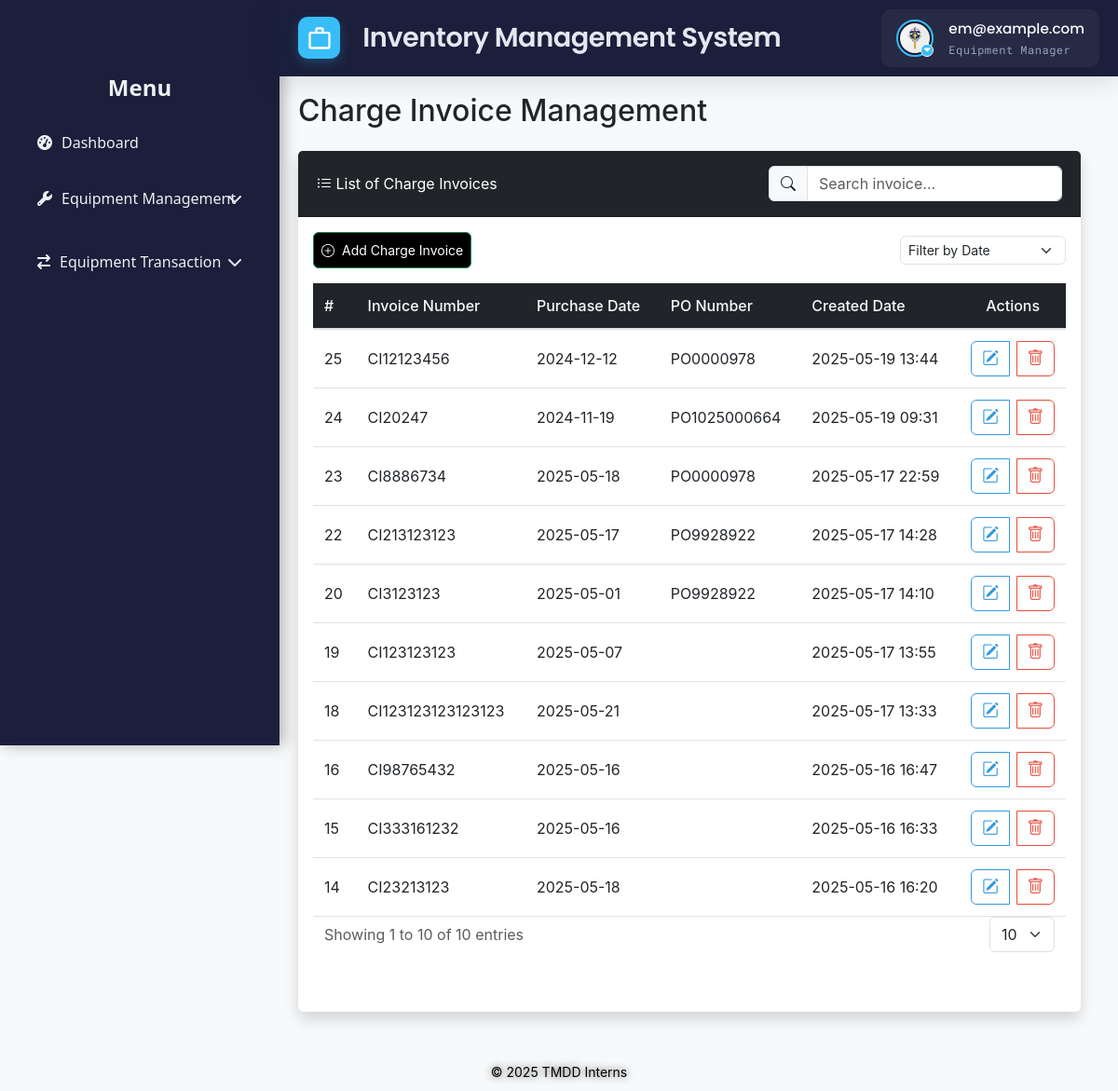
Page /src/view/php/modules/equipment_transactions/charge_invoice.php (signed in) on the committed database.
### tables this page shows
CREATE TABLE `charge_invoice` (
  `id` int(11) NOT NULL,
  `invoice_no` varchar(20) DEFAULT NULL,
  `date_of_purchase` date NOT NULL,
  `po_no` varchar(20) DEFAULT NULL,
  `date_created` datetime DEFAULT current_timestamp(),
  `is_disabled` tinyint(1) NOT NULL DEFAULT 0
);

### src/control/RBACService.php (called while the page is built, shortened)
<?php
final class RBACService
{
    private array $privileges = [];
    public function __construct(
        private \PDO $pdo,
        int $userId
    ) {
        $this->loadUserPrivileges($userId);
    }
    private function loadUserPrivileges(int $userId): void
    {
        $sql = <<<'SQL'
        SELECT
          m.module_name,
          p.priv_name
        FROM user_department_roles ur
        JOIN roles r
          ON ur.role_id = r.id
         AND r.is_disabled = 0
        JOIN role_module_privileges rmp
          ON rmp.role_id = r.id
        JOIN modules m
          ON rmp.module_id = m.id
        JOIN privileges p
          ON rmp.privilege_id = p.id
         AND p.is_disabled = 0
       WHERE ur.user_id = ?
    SQL;
        $stmt = $this->pdo->prepare($sql);
        $stmt->execute([$userId]);
        while ($row = $stmt->fetch(\PDO::FETCH_ASSOC)) {
            $this->privileges[$row['module_name']][] = $row['priv_name'];
        }
    }
    public function hasPrivilege(string $module, string $priv): bool
    {
        return isset($this->privileges[$module])
            && in_array($priv, $this->privileges[$module], true);
    }
}

### src/view/php/modules/equipment_transactions/charge_invoice.php (the view, shortened to what this page needs)
<?php
require_once '../../../../../config/ims-tmdd.php';
include '../../general/header.php';
$rbac = new RBACService($pdo, $_SESSION['user_id']);
$rbac->requirePrivilege('Equipment Transactions', 'View');
$canCreate = $rbac->hasPrivilege('Equipment Transactions', 'Create');
$canModify = $rbac->hasPrivilege('Equipment Transactions', 'Modify');
$canDelete = $rbac->hasPrivilege('Equipment Transactions', 'Remove');
if (isset($_SESSION['user_id'])) {
    $pdo->exec("SET @current_user_id = " . (int)$_SESSION['user_id']);
    $pdo->exec("SET @current_module = 'Charge Invoice'");
} else {
    $pdo->exec("SET @current_user_id = NULL");
    $pdo->exec("SET @current_module = NULL");
}
$ipAddress = $_SERVER['REMOTE_ADDR'];
$pdo->exec("SET @current_ip = '" . $ipAddress . "'");
$errors = $_SESSION['errors']  ?? [];
try {
    $stmt = $pdo->prepare("
        SELECT
            ci.*,
            po.date_of_order,
            po.no_of_units,
            po.item_specifications
        FROM charge_invoice AS ci
        LEFT JOIN purchase_order AS po
            ON ci.po_no = po.po_no
        WHERE
            ci.is_disabled = 0
          AND (
                ci.po_no      IS NULL      -- no PO selected
             OR ci.po_no      = ''        -- empty string
             OR po.is_disabled = 0        -- PO exists and is not disabled
          )
        ORDER BY ci.id DESC
    ");
    $stmt->execute();
    $chargeInvoices = $stmt->fetchAll(PDO::FETCH_ASSOC);
} catch (PDOException $e) {
    $errors[] = "Error retrieving Charge Invoices: " . $e->getMessage();
}
?>
<!DOCTYPE html>
<html lang="en">
<head>
    <link href="https://cdn.jsdelivr.net/npm/bootstrap@5.3.0/dist/css/bootstrap.min.css" rel="stylesheet">
    <link href="https://cdn.jsdelivr.net/npm/bootstrap-icons@1.10.5/font/bootstrap-icons.css" rel="stylesheet">
    <link href="https://cdn.jsdelivr.net/npm/select2@4.1.0-rc.0/dist/css/select2.min.css" rel="stylesheet">
    <link href="../../../styles/css/equipment-transactions.css" rel="stylesheet">
</head>
<body>
    <?php include('../../general/sidebar.php'); ?>
    <div class="main-content">
        <h2 class="mb-4">Charge Invoice Management</h2>
        <div class="card shadow">
            <div class="card-header bg-dark text-white d-flex justify-content-between align-items-center">
                <span><i class="bi bi-list-ul"></i> List of Charge Invoices</span>
                <div class="input-group w-auto">
                    <span class="input-group-text"><i class="bi bi-search"></i></span>
                    <input type="text" id="searchInvoice" class="form-control" placeholder="Search invoice...">
                </div>
            </div>
            <div class="card-body p-3">
                <div class="d-flex justify-content-between align-items-center mb-3">
                    <?php if ($canCreate): ?>
                        <button type="button" class="btn btn-success btn-sm" data-bs-toggle="modal"
                            data-bs-target="#addInvoiceModal">
                            <i class="bi bi-plus-circle"></i> Add Charge Invoice
                        </button>
                    <?php else: ?>
                        <div></div>
                    <?php endif; ?>
                    <select class="form-select form-select-sm" id="dateFilter" style="width: auto;">
                        <option value="">Filter by Date</option>
                    </select>
                </div>
                <div class="table-responsive" id="table">
                    <table id="invoiceTable" class="table table-hover">
                        <thead class="table-dark">
                            <tr>
                                <th>#</th>
                                <th>Invoice Number</th>
                                <th>Purchase Date</th>
                                <th>PO Number</th>
                                <th>Created Date</th>
                                <th class="text-center">Actions</th>
                            </tr>
                        </thead>
                        <tbody>
                            <?php if (!empty($chargeInvoices)): ?>
                                <?php foreach ($chargeInvoices as $invoice): ?>
                                    <tr>
                                        <td><?php echo htmlspecialchars($invoice['id']); ?></td>
                                        <td><?php echo htmlspecialchars($invoice['invoice_no'] ?? ''); ?></td>
                                        <td><?php echo htmlspecialchars($invoice['date_of_purchase'] ?? ''); ?></td>
                                        <td><?php echo htmlspecialchars($invoice['po_no'] ?? ''); ?></td>
                                        <td><?php echo date('Y-m-d H:i', strtotime($invoice['date_created'] ?? '')); ?></td>
                                        <td class="text-center">
                                            <div class="btn-group" role="group">
                                                <?php if ($canModify): ?>
                                                    <a class="btn btn-sm btn-outline-primary edit-invoice"
                                                        data-id="<?php echo htmlspecialchars($invoice['id']); ?>"
                                                        data-invoice="<?php echo htmlspecialchars($invoice['invoice_no'] ?? ''); ?>"
                                                        data-date="<?php echo htmlspecialchars($invoice['date_of_purchase'] ?? ''); ?>"
                                                        data-po="<?php echo htmlspecialchars($invoice['po_no'] ?? ''); ?>">
                                                        <i class="bi bi-pencil-square"></i> <span>Edit</span>
                                                    </a>
                                                <?php endif; ?>
                                                <?php if ($canDelete): ?>
                                                    <a class="btn btn-sm btn-outline-danger delete-invoice"
                                                        data-id="<?php echo htmlspecialchars($invoice['id']); ?>"
                                                        href="#">
                                                        <i class="bi bi-trash"></i> <span>Remove</span>
                                                    </a>
                                                <?php endif; ?>
                                            </div>
                                        </td>
                                    </tr>
                                <?php endforeach; ?>
                            <?php else: ?>
                                <tr>
                                    <td colspan="6">No Charge Invoices found.</td>
                                </tr>
                            <?php endif; ?>
                        </tbody>
                    </table>
                    <div class="container-fluid">
                        <div class="row align-items-center g-3">
                            <div class="col-12 col-sm-auto">
                                <div class="text-muted">
                                    Showing <span id="currentPage">1</span> to <span id="rowsPerPage">20</span> of <span
                                        id="totalRows">100</span> entries
                                </div>
                            </div>
                            <div class="col-12 col-sm-auto ms-sm-auto">
                                <div class="d-flex align-items-center gap-2">
                                    <select id="rowsPerPageSelect" class="form-select" style="width: auto;">
                                        <option value="10" selected>10</option>
                                    </select>
                                </div>
                            </div>
                        </div>
                        <div class="row mt-3">
                            <div class="col-12">
                            </div>
                        </div>
                    </div>
                </div>
            </div>
        </div>
    </div>
    <div id="toastContainer" class="position-fixed bottom-0 end-0 p-3" style="z-index: 1055;"></div>
    <?php include '../../general/footer.php'; ?>
</body>
</html>

### src/view/styles/css/toast.css (style rules this page uses)
#toastContainer { position: fixed; bottom: 30px; right: 30px; z-index: 9999; width: 420px; pointer-events: none; }

### src/view/styles/css/header_footer.css (style rules this page uses)
* { margin: 0; padding: 0; box-sizing: border-box; }
body { background: #f5f7fb; }
.main-content { margin-left: 300px; padding-top: 70px; }

### src/view/styles/css/equipment-transactions.css (style rules this page uses)
:root { --primary-color: #2c3e50; --secondary-color: #3498db; --success-color: #2ecc71; --danger-color: #e74c3c; --warning-color: #f39c12; --info-color: #3498db; --light-color: #f8f9fa; --dark-color: #343a40; --bg-color: #f8f9fa; --text-color: #333333; --border-color: #dee2e6; --shadow-color: rgba(0, 0, 0, 0.1); --border-radius: 0.375rem; --transition-speed: 0.2s; --font-family: 'Inter', system-ui, -apple-system, sans-serif; }
body { font-family: var(--font-family); background-color: var(--bg-color); min-height: 100vh; padding-top: 80px; }
.main-content { margin-left: 300px; padding: 20px; width: calc(100vw - 320px); }
.card { border: none; box-shadow: 0 4px 12px var(--shadow-color); border-radius: var(--border-radius); margin-bottom: 1.5rem; }
.card-header { display: flex; justify-content: space-between; align-items: center; padding: 1rem 1.25rem; }
.card-body { padding: 1.25rem; }
.table { width: 100%; border-collapse: collapse; margin-bottom: 0; }
.table-responsive { overflow-x: auto; margin-bottom: 1rem; }
.table th { color: var(--light-color); font-weight: 500; vertical-align: middle; padding: 0.75rem; border-bottom: 2px solid var(--border-color); }
.table td { padding: 0.75rem; vertical-align: middle; border-top: 1px solid var(--border-color); }
.btn { border-radius: var(--border-radius); transition: all var(--transition-speed) ease-in-out; display: inline-flex; align-items: center; gap: 0.5rem; padding: 0.5rem 0.75rem; }
.btn-sm { padding: 0.5rem 0.5rem; font-size: 0.875rem; }
.edit-invoice, .edit-report, .edit-po, .delete-invoice, .delete-report, .remove-po { width: 38px; height: 38px; padding: 0; justify-content: center; }
.edit-invoice i, .edit-report i, .edit-po i, .delete-invoice i, .delete-report i, .remove-po i { font-size: 1.1rem; }
.btn-success { background-color: #000000; color: white; }
.btn-outline-primary { color: var(--secondary-color); border-color: var(--secondary-color); }
.btn-outline-danger { color: var(--danger-color); border-color: var(--danger-color); }
.btn-group { display: flex; gap: 0.5rem; }
.form-control, .form-select { border-radius: var(--border-radius); border: 1px solid var(--border-color); transition: border-color var(--transition-speed) ease-in-out, box-shadow var(--transition-speed) ease-in-out; }
.input-group { display: flex; align-items: center; }
.input-group-text { background-color: var(--light-color); border: 1px solid var(--border-color); border-radius: var(--border-radius); }
.mb-3 { margin-bottom: 1rem; }
.mb-4 { margin-bottom: 1.5rem; }
.mt-3 { margin-top: 1rem; }
.text-center { text-align: center; }
.d-flex { display: flex; }
.justify-content-between { justify-content: space-between; }
.align-items-center { align-items: center; }
.gap-2 { gap: 0.5rem; }

### src/view/styles/css/sidebar.css (style rules this page uses)
:root { --sidebar-bg-start: #2c3e50; --sidebar-bg-end: #34495e; --sidebar-text: #ecf0f1; --hover-bg: rgba(255, 255, 255, 0.1); }

### rows in the picture
charge_invoice: id "25", invoice_no "CI12123456", date_of_purchase "2024-12-12", po_no "PO0000978", date_created "2025-05-19 13:44"
charge_invoice: id "24", invoice_no "CI20247", date_of_purchase "2024-11-19", po_no "PO1025000664", date_created "2025-05-19 09:31"
charge_invoice: id "23", invoice_no "CI8886734", date_of_purchase "2025-05-18", po_no "PO0000978", date_created "2025-05-17 22:59"
charge_invoice: id "22", invoice_no "CI213123123", date_of_purchase "2025-05-17", po_no "PO9928922", date_created "2025-05-17 14:28"
charge_invoice: id "20", invoice_no "CI3123123", date_of_purchase "2025-05-01", po_no "PO9928922", date_created "2025-05-17 14:10"
charge_invoice: id "19", invoice_no "CI123123123", date_of_purchase "2025-05-07", date_created "2025-05-17 13:55"
charge_invoice: id "18", invoice_no "CI123123123123123", date_of_purchase "2025-05-21", date_created "2025-05-17 13:33"
charge_invoice: id "16", invoice_no "CI98765432", date_of_purchase "2025-05-16", date_created "2025-05-16 16:47"
charge_invoice: id "15", invoice_no "CI333161232", date_of_purchase "2025-05-16", date_created "2025-05-16 16:33"
charge_invoice: id "14", invoice_no "CI23213123", date_of_purchase "2025-05-18", date_created "2025-05-16 16:20"

### other values in the picture
$email "em@example.com"
$role "Equipment Manager"
